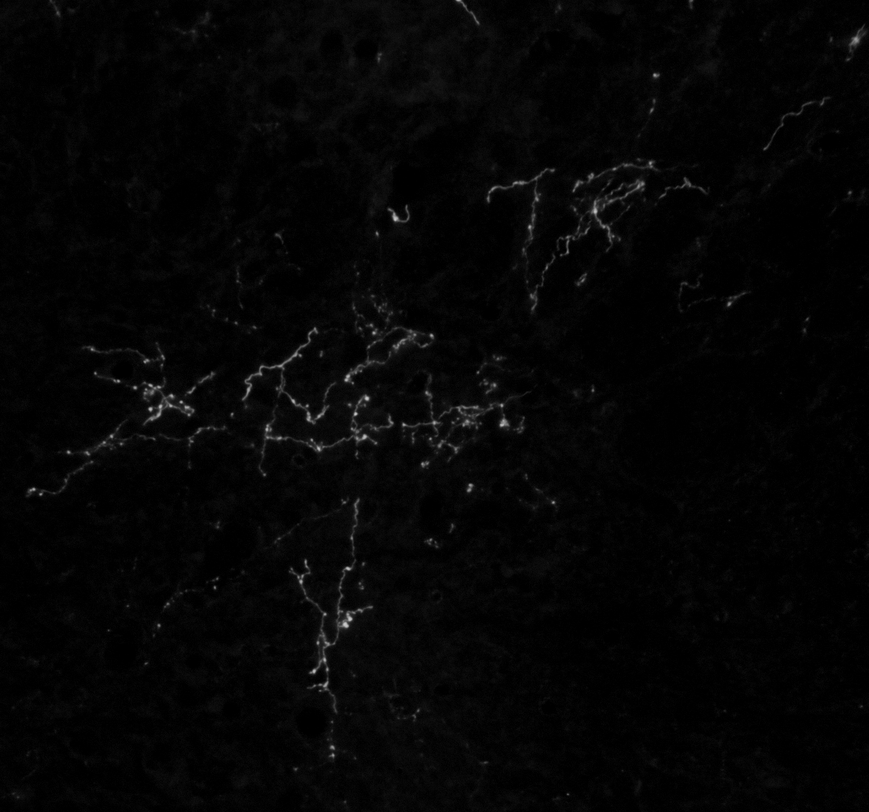
%> input picture Matlab/Test_crop_inv.tif, 869 x 812 px, shrunk from 1416 x 1322 before the run
$ octave --eval "boutonDetection(imread('Test_crop_inv.tif'));"   (GNU Octave 9; MATLAB toolbox functions it lacks are replaced by stand-ins)
%> lines starting %> are read from the running program, lines starting %| are printed output that depends on the picture; in (x1, y1, x2, y2) boxes, pixels count from 0 and x2, y2 are one past the last pixel; in counts of white or black regions, pixels touching at a corner belong together; the program's own positions count from 1
function boutonDetection(img)
sc = 8;
img = mat2gray(img);
th = graythresh(img);
%> th = 0.161
img(img<th) = 0;
im(img,2);
%> (this line was passed over: im is not available in this run)
win = round(8*sc);
logf = fspecial('log',[win win],sc);
logf = -logf;
logf = logf/sum(abs(logf));
A = imfilter(img,logf,'replicate','same');
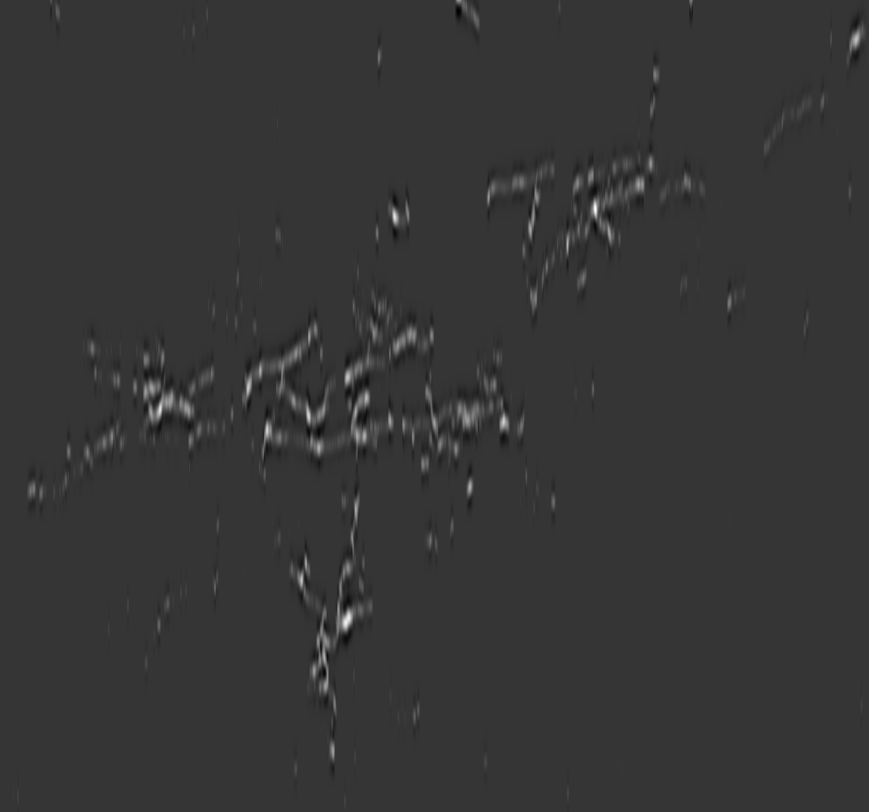
%> A: size 812x869 double; min -0.103, max 0.391, mean 0.00164; drawn with min black and max white
A(A<0) = 0;
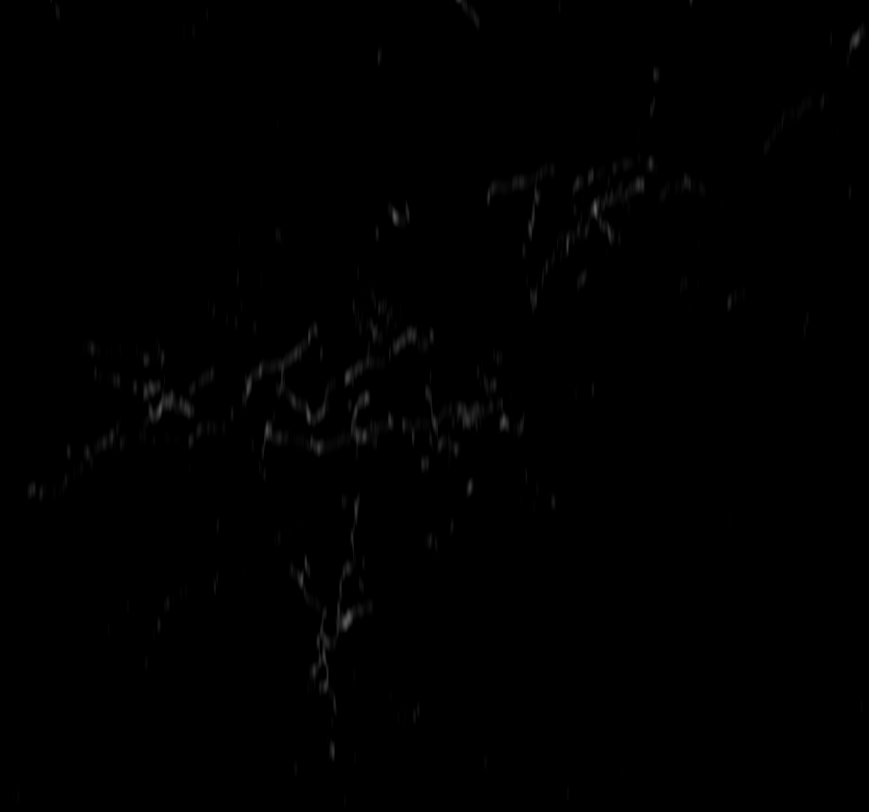
%> A: size 812x869 double; 10.02% of pixels changed, all inside (x1, y1, x2, y2) = (13, 0, 866, 812)
Amax = ordfilt2(A,25,ones(5,5));
[r,c] = find(Amax==A & img > 0.2);
%> r = 300 values from 1 to 802; c = 300 values from 14 to 857
%> `boutonDetection(imread('Test_crop_inv.tif'));`:
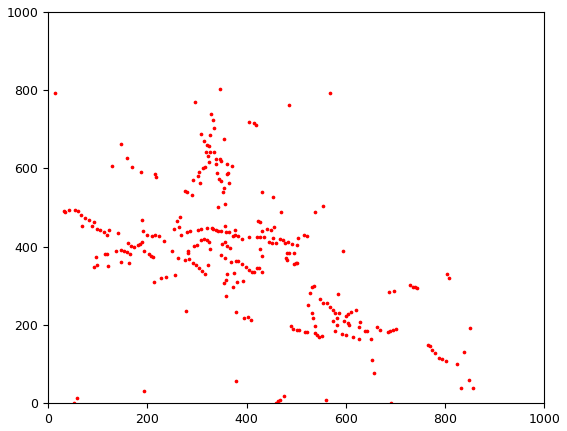
%> figure redrawn from the program's plot data
%     A = imfilter(imfilter(img,logf,'replicate','same'),logf','replicate','same');
% im(A);
hold on;
plot(c,r,'r.');
